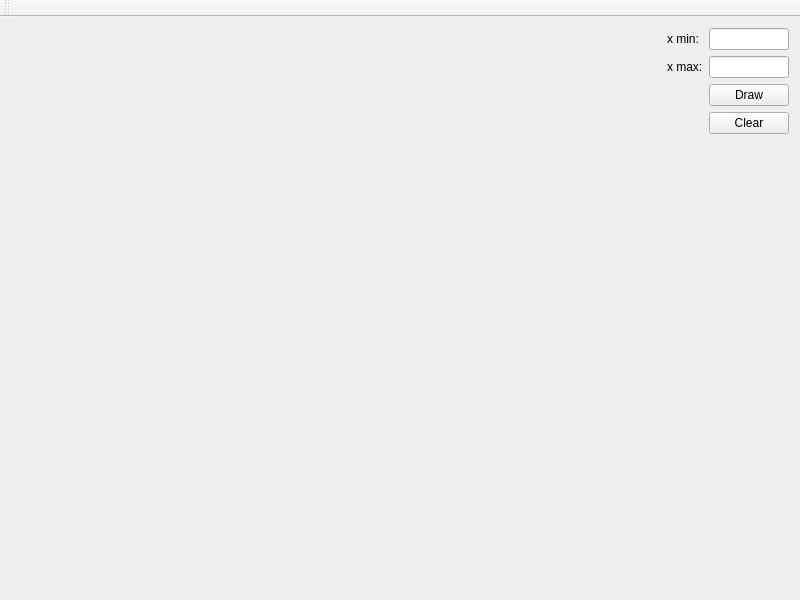
<?xml version="1.0" encoding="UTF-8"?>
<ui version="4.0">
 <class>MainWindow</class>
 <widget class="QMainWindow" name="MainWindow">
  <property name="geometry">
   <rect>
    <x>0</x>
    <y>0</y>
    <width>800</width>
    <height>600</height>
   </rect>
  </property>
  <property name="windowTitle">
   <string>Plot Function</string>
  </property>
  <widget class="QWidget" name="centralWidget">
   <layout class="QGridLayout" name="gridLayout">
    <item row="0" column="0" rowspan="5">
     <widget class="DrawArea" name="drawArea" native="true">
      <property name="sizePolicy">
       <sizepolicy hsizetype="Expanding" vsizetype="Expanding">
        <horstretch>0</horstretch>
        <verstretch>0</verstretch>
       </sizepolicy>
      </property>
      <property name="minimumSize">
       <size>
        <width>64</width>
        <height>64</height>
       </size>
      </property>
     </widget>
    </item>
    <item row="2" column="3">
     <widget class="QPushButton" name="redrawButton">
      <property name="text">
       <string>Draw</string>
      </property>
     </widget>
    </item>
    <item row="1" column="3">
     <widget class="QLineEdit" name="xMax">
      <property name="sizePolicy">
       <sizepolicy hsizetype="Fixed" vsizetype="Fixed">
        <horstretch>0</horstretch>
        <verstretch>0</verstretch>
       </sizepolicy>
      </property>
      <property name="minimumSize">
       <size>
        <width>40</width>
        <height>0</height>
       </size>
      </property>
      <property name="maximumSize">
       <size>
        <width>80</width>
        <height>16777215</height>
       </size>
      </property>
     </widget>
    </item>
    <item row="0" column="2">
     <widget class="QLabel" name="labelXMin">
      <property name="text">
       <string>x min:</string>
      </property>
     </widget>
    </item>
    <item row="1" column="2">
     <widget class="QLabel" name="labelXMax">
      <property name="text">
       <string>x max:</string>
      </property>
     </widget>
    </item>
    <item row="4" column="2">
     <widget class="QLabel" name="labelDummy">
      <property name="enabled">
       <bool>false</bool>
      </property>
      <property name="sizePolicy">
       <sizepolicy hsizetype="Preferred" vsizetype="Expanding">
        <horstretch>0</horstretch>
        <verstretch>0</verstretch>
       </sizepolicy>
      </property>
      <property name="text">
       <string/>
      </property>
     </widget>
    </item>
    <item row="0" column="3">
     <widget class="QLineEdit" name="xMin">
      <property name="sizePolicy">
       <sizepolicy hsizetype="Fixed" vsizetype="Fixed">
        <horstretch>0</horstretch>
        <verstretch>0</verstretch>
       </sizepolicy>
      </property>
      <property name="minimumSize">
       <size>
        <width>40</width>
        <height>0</height>
       </size>
      </property>
      <property name="maximumSize">
       <size>
        <width>80</width>
        <height>16777215</height>
       </size>
      </property>
     </widget>
    </item>
    <item row="3" column="3">
     <widget class="QPushButton" name="clearButton">
      <property name="text">
       <string>Clear</string>
      </property>
     </widget>
    </item>
   </layout>
  </widget>
  <widget class="QMenuBar" name="menuBar">
   <property name="geometry">
    <rect>
     <x>0</x>
     <y>0</y>
     <width>800</width>
     <height>22</height>
    </rect>
   </property>
  </widget>
  <widget class="QToolBar" name="mainToolBar">
   <attribute name="toolBarArea">
    <enum>TopToolBarArea</enum>
   </attribute>
   <attribute name="toolBarBreak">
    <bool>false</bool>
   </attribute>
  </widget>
 </widget>
 <layoutdefault spacing="6" margin="11"/>
 <customwidgets>
  <customwidget>
   <class>DrawArea</class>
   <extends>QWidget</extends>
   <header location="global">drawarea.h</header>
   <container>1</container>
  </customwidget>
 </customwidgets>
 <resources/>
 <connections/>
</ui>
